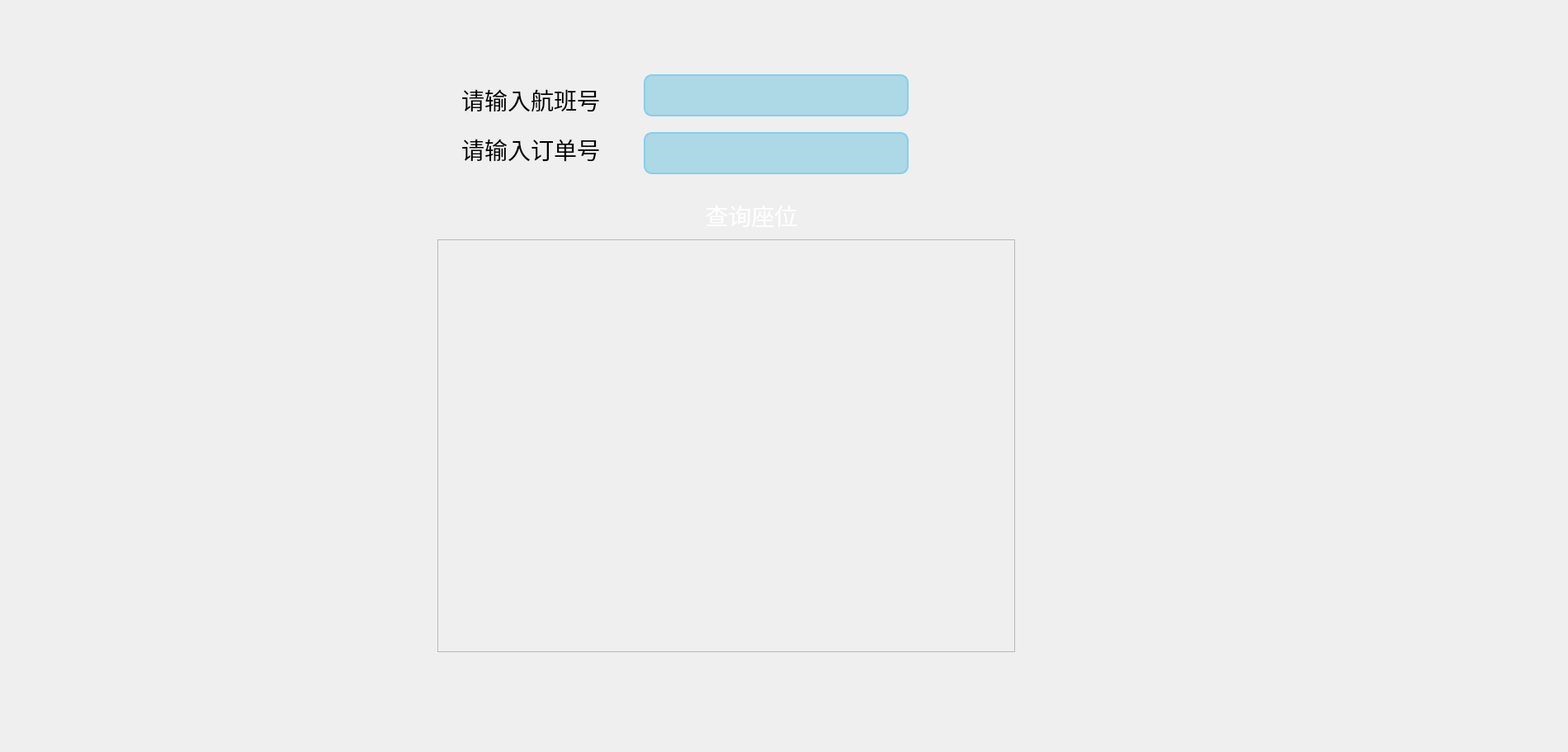
<?xml version="1.0" encoding="UTF-8"?>
<ui version="4.0">
 <class>SeatsSelectPage</class>
 <widget class="QWidget" name="SeatsSelectPage">
  <property name="geometry">
   <rect>
    <x>0</x>
    <y>0</y>
    <width>1900</width>
    <height>911</height>
   </rect>
  </property>
  <property name="windowTitle">
   <string>Seats Select Page</string>
  </property>
  <property name="styleSheet">
   <string notr="true">QPushButton {
    font-family: &quot;Microsoft YaHei&quot;;
    font-size: 28px;
    color: white;
    background: qlineargradient(x1:0, y1:0, x2:1, y2:0,
                  stop:0 #FDC245, stop:1 #FB9E23);
border-radius: 10px;

}
QPushButton:hover {
background-color:#FAC85C;
}
/* QLineEdit 样式 */
QLineEdit {
    color: white;
       font-family: &quot;Microsoft YaHei&quot;;
	background-color: lightblue;
    font-size: 28px; /* 提高字体大小 */
    border-style: outset;
    border-radius: 10px;

border: 2px solid #87CEEB; /* 增加边框以突出输入框 */
}


/* QLabel 样式 */
QLabel {
 font-family: &quot;Microsoft YaHei&quot;;
	background: rgba(85, 170, 255, 0);
    color: black; /* 黑色字体 */
    font-size: 28px; /* 字体大小 */
    padding: 2px; /* 内边距 */

    text-align: center; /* 居中对齐 */
}













</string>
  </property>
  <widget class="QLineEdit" name="flightNumberEdit">
   <property name="geometry">
    <rect>
     <x>780</x>
     <y>90</y>
     <width>321</width>
     <height>51</height>
    </rect>
   </property>
  </widget>
  <widget class="QPushButton" name="loadSeatsButton">
   <property name="geometry">
    <rect>
     <x>840</x>
     <y>240</y>
     <width>141</width>
     <height>41</height>
    </rect>
   </property>
   <property name="text">
    <string>查询座位</string>
   </property>
  </widget>
  <widget class="QLineEdit" name="orderIDEdit">
   <property name="geometry">
    <rect>
     <x>780</x>
     <y>160</y>
     <width>321</width>
     <height>51</height>
    </rect>
   </property>
  </widget>
  <widget class="QScrollArea" name="scrollArea">
   <property name="geometry">
    <rect>
     <x>530</x>
     <y>290</y>
     <width>700</width>
     <height>500</height>
    </rect>
   </property>
   <property name="widgetResizable">
    <bool>true</bool>
   </property>
   <widget class="QWidget" name="seatLayoutWidget">
    <property name="geometry">
     <rect>
      <x>0</x>
      <y>0</y>
      <width>698</width>
      <height>498</height>
     </rect>
    </property>
   </widget>
  </widget>
  <widget class="QLabel" name="label">
   <property name="geometry">
    <rect>
     <x>550</x>
     <y>100</y>
     <width>211</width>
     <height>41</height>
    </rect>
   </property>
   <property name="text">
    <string>请输入航班号</string>
   </property>
  </widget>
  <widget class="QLabel" name="label_2">
   <property name="geometry">
    <rect>
     <x>550</x>
     <y>160</y>
     <width>281</width>
     <height>41</height>
    </rect>
   </property>
   <property name="text">
    <string>请输入订单号</string>
   </property>
  </widget>
 </widget>
 <resources/>
 <connections/>
</ui>
